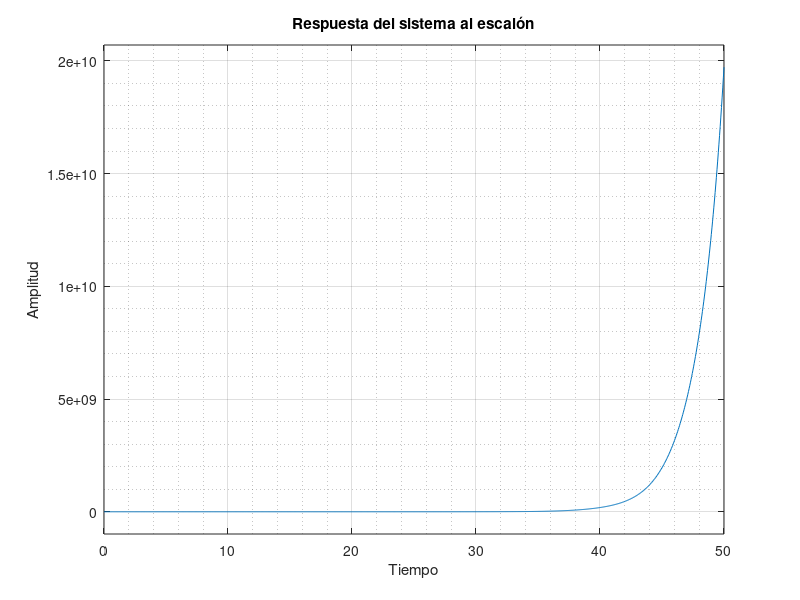

Reproduce this figure in MATLAB.
% Parte 2
% Funciones de transferencia de los sistemas
H1 = tf([3 0],[5 0 2]);
H2 = tf(4, [1 2]);
H3 = tf([3 1],[3 5 0 1]);
H4 = tf(1,[7 1]);
H5 = tf([5 4],[5 1 0 4]);
H6 = tf([0 0 2 3], [1 6 0 5]);

% funcion 4 + funcion 5
H45 = parallel(H4,H5);
% loop funcion 3
H3L = feedback(H3,1,+1);
% seccion 3 4-5 
H345 = series(H3L, H45);
% rama 3456
H3456 = series(H345, H6);
% H1 + H2
H12 = parallel(H1, H2);

%final
H = parallel(H12,H3456);

[cero, ganancia] = zero(H)

% Gráfico con entrada escalon
figure('Position', [100 100 800 600])
step(H)
title('Respuesta del sistema al escalón');
ylabel('Amplitud'); % etiqueta eje y
xlabel('Tiempo'); % etiqueta eje x
grid minor;